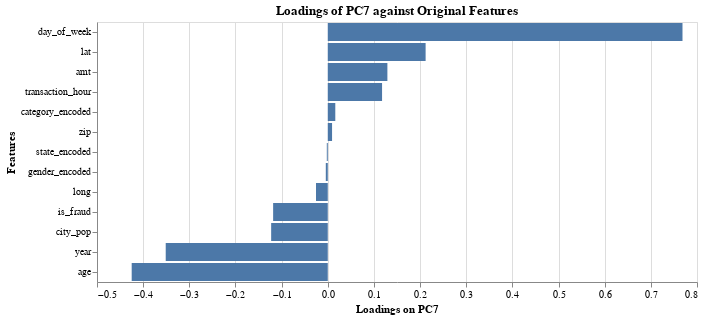

Source (notebook cell):
### Code cell
# Create the horizontal bar chart
horizontal_bar_chart_pc7 = alt.Chart(loadings_df).mark_bar().encode(
    x=alt.X('PC7:Q', title='Loadings on PC7'),
    y=alt.Y('feature_names:N', title='Features', sort='-x')
).properties(
    title='Loadings of PC7 against Original Features',
    width=600
)

horizontal_bar_chart_pc7

### Figure 1 — Vega-Lite specification as saved in the notebook (floating-point values rounded to 4 significant figures)
{"config": {"view": {"continuousWidth": 400, "continuousHeight": 300}}, "data": {"name": "data-16d234ee1b5a179fbcaf2b7e974fd760"}, "mark": "bar", "encoding": {"x": {"field": "PC7", "title": "Loadings on PC7", "type": "quantitative"}, "y": {"field": "feature_names", "sort": "-x", "title": "Features", "type": "nominal"}}, "title": "Loadings of PC7 against Original Features", "width": 600, "$schema": "https://vega.github.io/schema/vega-lite/v4.17.0.json", "datasets": {"data-16d234ee1b5a179fbcaf2b7e974fd760": [{"feature_names": "amt", "PC1": 9.947e-05, "PC2": -0.001209, "PC3": -0.006958, "PC4": 0.1032, "PC5": 0.6643, "PC6": 0.03961, "PC7": 0.1292, "PC8": 0.07638, "PC9": 0.7226, "PC10": 0.02636, "PC11": -0.000517, "PC12": 0.03157, "PC13": 0.002036}, {"feature_names": "is_fraud", "PC1": 5.097e-05, "PC2": 0.002505, "PC3": -0.00261, "PC4": 0.04856, "PC5": 0.7374, "PC6": 0.03233, "PC7": -0.1184, "PC8": -0.0947, "PC9": -0.6541, "PC10": -0.02954, "PC11": 0.03408, "PC12": -0.003839, "PC13": 0.00066}, {"feature_names": "zip", "PC1": -0.0176, "PC2": -0.0001538, "PC3": 0.6896, "PC4": 0.07483, "PC5": 0.005438, "PC6": -0.1447, "PC7": 0.009295, "PC8": 0.004539, "PC9": -0.004217, "PC10": 0.07792, "PC11": 0.01122, "PC12": 0.002485, "PC13": -0.7008}, {"feature_names": "lat", "PC1": 0.01375, "PC2": 0.001083, "PC3": -0.2261, "PC4": -0.02555, "PC5": 0.03299, "PC6": -0.4609, "PC7": 0.212, "PC8": 0.2883, "PC9": -0.1012, "PC10": 0.7706, "PC11": 0.009113, "PC12": 0.02913, "PC13": -0.03888}, {"feature_names": "long", "PC1": 0.0222, "PC2": 0.0005428, "PC3": -0.6633, "PC4": -0.06995, "PC5": -0.005927, "PC6": 0.1898, "PC7": -0.02555, "PC8": -0.02551, "PC9": 0.01182, "PC10": -0.101, "PC11": -0.01013, "PC12": -0.005228, "PC13": -0.7119}, {"feature_names": "city_pop", "PC1": 0.003327, "PC2": -0.0006654, "PC3": 0.1226, "PC4": -0.01482, "PC5": -0.03689, "PC6": 0.7773, "PC7": -0.1227, "PC8": -0.1313, "PC9": 0.009838, "PC10": 0.5881, "PC11": -0.003886, "PC12": -0.02157, "PC13": 0.02088}, {"feature_names": "day_of_week", "PC1": -0.0001442, "PC2": 0.006461, "PC3": 0.01766, "PC4": -0.2171, "PC5": 0.01277, "PC6": 0.009121, "PC7": 0.7686, "PC8": -0.5976, "PC9": -0.05605, "PC10": 0.007593, "PC11": -0.03355, "PC12": 0.01118, "PC13": -0.0005771}, {"feature_names": "year", "PC1": -0.0004742, "PC2": 0.04423, "PC3": 0.03753, "PC4": -0.6106, "PC5": 0.0857, "PC6": -0.1674, "PC7": -0.3511, "PC8": -0.2013, "PC9": 0.09884, "PC10": 0.07939, "PC11": -0.6391, "PC12": -0.002619, "PC13": -0.0009919}, {"feature_names": "age", "PC1": -0.0004777, "PC2": -0.001623, "PC3": -0.1103, "PC4": 0.3158, "PC5": -0.0391, "PC6": -0.3052, "PC7": -0.4248, "PC8": -0.6953, "PC9": 0.1473, "PC10": 0.1889, "PC11": 0.2648, "PC12": 0.0448, "PC13": 0.002347}, {"feature_names": "transaction_hour", "PC1": 0.0001987, "PC2": -0.05325, "PC3": -0.05833, "PC4": 0.6718, "PC5": -0.05542, "PC6": 0.02163, "PC7": 0.1176, "PC8": -0.04943, "PC9": -0.06346, "PC10": 0.006807, "PC11": -0.7201, "PC12": 0.001376, "PC13": 0.0002915}, {"feature_names": "category_encoded", "PC1": 0.0002938, "PC2": 0.9976, "PC3": -0.004211, "PC4": 0.06481, "PC5": -0.008121, "PC6": 0.009157, "PC7": 0.01631, "PC8": 0.009115, "PC9": -0.004714, "PC10": -0.003298, "PC11": -0.009624, "PC12": 0.006514, "PC13": 0.0004009}, {"feature_names": "gender_encoded", "PC1": -0.001152, "PC2": -0.006318, "PC3": 0.009201, "PC4": -0.01791, "PC5": -0.01802, "PC6": 0.04357, "PC7": -0.004268, "PC8": 0.02322, "PC9": -0.02775, "PC10": -0.01979, "PC11": -0.01242, "PC12": 0.9977, "PC13": -0.0005682}, {"feature_names": "state_encoded", "PC1": 0.9995, "PC2": -0.0002962, "PC3": 0.02957, "PC4": 0.002916, "PC5": -0.000191, "PC6": -0.003196, "PC7": -0.002076, "PC8": -0.003366, "PC9": 0.001076, "PC10": -0.00884, "PC11": 0.0002586, "PC12": 0.0009976, "PC13": 0.00394}]}}
